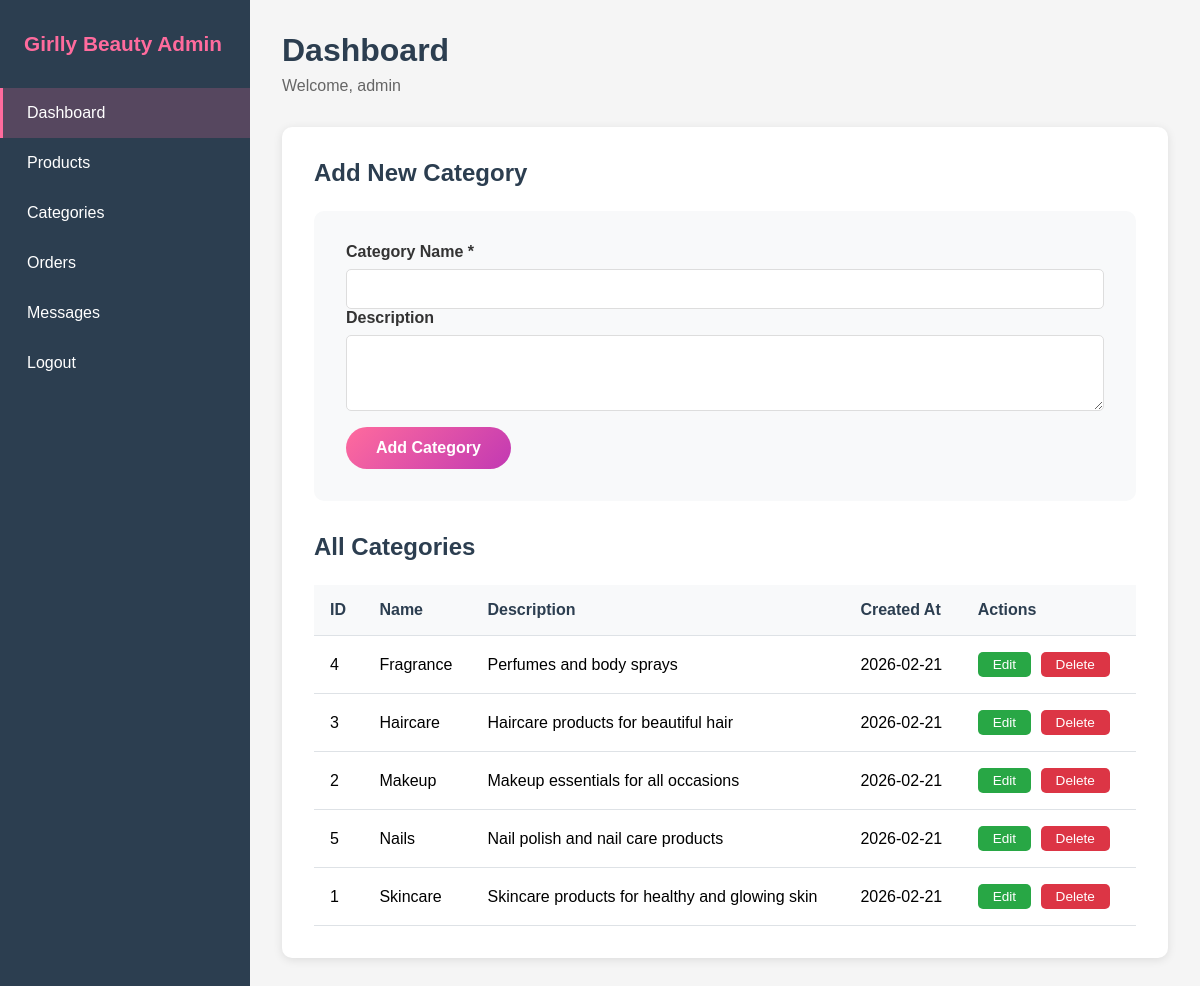
Screenshot of /admin/categories.php (signed in) with the database file from the repository.
### tables this page shows
CREATE TABLE IF NOT EXISTS categories (
    id INT AUTO_INCREMENT PRIMARY KEY,
    name VARCHAR(100) NOT NULL,
    description TEXT,
    created_at TIMESTAMP DEFAULT CURRENT_TIMESTAMP
);

### admin/categories.php (the view, shortened to what this page needs)
<?php
require_once '../config/database.php';
$categories = $pdo->query("SELECT * FROM categories ORDER BY name")->fetchAll();
$editCategory = null;
?>
<?php include 'includes/header.php'; ?>
<div class="admin-content">
    <div class="content-header">
        <h2><?php echo $editCategory ? 'Edit Category' : 'Add New Category'; ?></h2>
    </div>
    <div class="form-container">
        <form method="POST" action="categories.php">
            <div class="form-group">
                <label for="name">Category Name *</label>
                <input type="text" id="name" name="name" value="<?php echo $editCategory ? $editCategory['name'] : ''; ?>" required>
            </div>
            <div class="form-group">
                <label for="description">Description</label>
                <textarea id="description" name="description" rows="3"><?php echo $editCategory ? $editCategory['description'] : ''; ?></textarea>
            </div>
            <div class="form-actions">
                <button type="submit" class="btn-primary"><?php echo $editCategory ? 'Update Category' : 'Add Category'; ?></button>
            </div>
        </form>
    </div>
    <div class="content-header">
        <h2>All Categories</h2>
    </div>
    <div class="table-container">
        <table class="admin-table">
            <thead>
                <tr>
                    <th>ID</th>
                    <th>Name</th>
                    <th>Description</th>
                    <th>Created At</th>
                    <th>Actions</th>
                </tr>
            </thead>
            <tbody>
                <?php foreach ($categories as $category): ?>
                    <tr>
                        <td><?php echo $category['id']; ?></td>
                        <td><?php echo $category['name']; ?></td>
                        <td><?php echo $category['description']; ?></td>
                        <td><?php echo date('Y-m-d', strtotime($category['created_at'])); ?></td>
                        <td>
                            <a href="categories.php?edit=<?php echo $category['id']; ?>" class="btn-small btn-edit">Edit</a>
                            <a href="categories.php?delete=<?php echo $category['id']; ?>" class="btn-small btn-delete" onclick="return confirm('Are you sure?')">Delete</a>
                        </td>
                    </tr>
                <?php endforeach; ?>
            </tbody>
        </table>
    </div>
</div>
<?php include 'includes/footer.php'; ?>

### assets/css/admin.css (style rules this page uses)
* { margin: 0; padding: 0; box-sizing: border-box; }
body { font-family: 'Arial', sans-serif; background: #f5f5f5; }
.form-group { display: flex; flex-direction: column; }
.form-group label { margin-bottom: 0.5rem; font-weight: bold; color: #333; }
.form-group input, .form-group textarea, .form-group select { padding: 10px; border: 1px solid #ddd; border-radius: 5px; font-family: inherit; font-size: 1rem; }
.btn-primary { background: linear-gradient(135deg, #ff6b9d 0%, #c239b3 100%); color: white; padding: 12px 30px; border: none; border-radius: 25px; font-size: 1rem; font-weight: bold; cursor: pointer; transition: transform 0.3s, box-shadow 0.3s; }
.admin-content { background: white; padding: 2rem; border-radius: 10px; box-shadow: 0 2px 10px rgba(0,0,0,0.1); }
.content-header { display: flex; justify-content: space-between; align-items: center; margin-bottom: 1.5rem; }
.content-header h2, .content-header h3 { color: #2c3e50; }
.form-container { background: #f8f9fa; padding: 2rem; border-radius: 10px; margin-bottom: 2rem; }
.form-actions { display: flex; gap: 1rem; margin-top: 1rem; }
.table-container { overflow-x: auto; }
.admin-table { width: 100%; border-collapse: collapse; background: white; }
.admin-table thead { background: #f8f9fa; }
.admin-table th, .admin-table td { padding: 1rem; text-align: left; border-bottom: 1px solid #dee2e6; }
.admin-table th { font-weight: bold; color: #2c3e50; }
.btn-small { padding: 5px 15px; border-radius: 5px; text-decoration: none; font-size: 0.85rem; display: inline-block; margin-right: 5px; background: #007bff; color: white; border: none; cursor: pointer; }
.btn-edit { background: #28a745; }
.btn-delete { background: #dc3545; }

### rows the page displays
categories: id "4", name "Fragrance", description "Perfumes and body sprays", created_at "2026-02-21"
categories: id "3", name "Haircare", description "Haircare products for beautiful hair", created_at "2026-02-21"
categories: id "2", name "Makeup", description "Makeup essentials for all occasions", created_at "2026-02-21"
categories: id "5", name "Nails", description "Nail polish and nail care products", created_at "2026-02-21"
categories: id "1", name "Skincare", description "Skincare products for healthy and glowing skin", created_at "2026-02-21"

### other values shown
$_SESSION['admin_username'] "admin"
